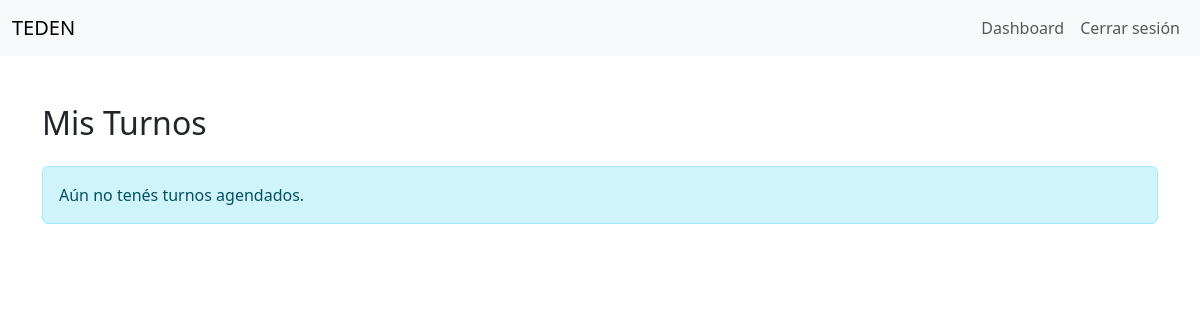
The page /turnos/mis-turnos/ (signed in) on the database as committed earlier.
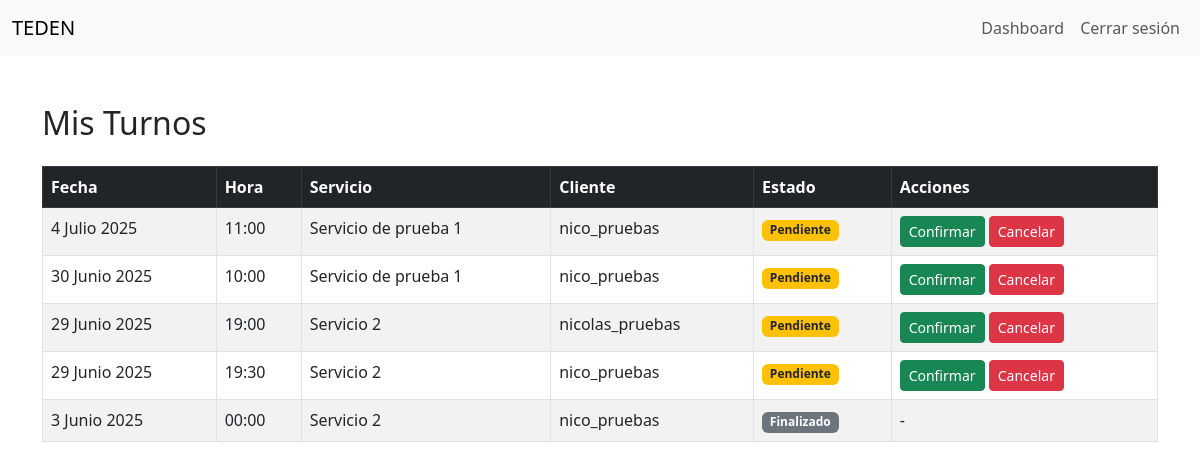
The same page on the database as committed later.
### appointments/models.py (models this page shows, shortened)
class Appointment(models.Model):
    STATUS_CHOICES = [
        ('pending', 'Pendiente'),
        ('confirmed', 'Confirmado'),
        ('cancelled', 'Cancelado'),
        ('completed', 'Finalizado'),
        ('no_show', 'No se presentó'),
        ('rescheduled', 'Reprogramado'),
        ('expired', 'Expirado'),
        ('refunded', 'Reembolsado'),
        ('disputed', 'En disputa'),
        ('awaiting_payment', 'Esperando pago'),
        ('payment_failed', 'Pago fallido'),
        ('payment_pending', 'Pago pendiente'),
        ('payment_refunded', 'Pago reembolsado'),
        ('payment_disputed', 'Pago en disputa'),
        ('payment_confirmed', 'Pago confirmado'),
        ('payment_cancelled', 'Pago cancelado'),
        ('payment_expired', 'Pago expirado'),
        ('payment_processing', 'Procesando pago'),
        ('payment_successful', 'Pago exitoso'),
        ('payment_failed_refund', 'Reembolso de pago fallido'),
        ('payment_successful_refund', 'Reembolso de pago exitoso'),
        ('payment_pending_refund', 'Reembolso de pago pendiente'),
        ('payment_disputed_refund', 'Reembolso de pago en disputa'),
        ('payment_confirmed_refund', 'Reembolso de pago confirmado'),
        ('payment_cancelled_refund', 'Reembolso de pago cancelado'),
        ('payment_expired_refund', 'Reembolso de pago expirado'),
        ('payment_processing_refund', 'Procesando reembolso de pago'),
        ('payment_successful_refund_confirmed', 'Reembolso de pago exitoso confirmado'),
    ]
    payment_status = models.CharField(
    max_length=20,
    choices=[('unpaid', 'No pagado'), ('paid', 'Pagado')],
    default='unpaid'
    )
    payment_id = models.CharField(max_length=100, blank=True, null=True)
    service = models.ForeignKey(Service, on_delete=models.CASCADE, related_name='appointments')
    user = models.ForeignKey(User, on_delete=models.CASCADE, related_name='appointments')
    date = models.DateField()
    time = models.TimeField()
    status = models.CharField(max_length=50, choices=STATUS_CHOICES, default='pending')
    notes = models.TextField(blank=True)
    created_at = models.DateTimeField(auto_now_add=True)

class Service(models.Model):
    vendor = models.ForeignKey(User, on_delete=models.CASCADE, related_name='services')
    title = models.CharField(max_length=100)
    description = models.TextField()
    duration_minutes = models.PositiveIntegerField(default=60)
    price = models.DecimalField(max_digits=10, decimal_places=2)
    is_active = models.BooleanField(default=True)

### users/models.py (models this page shows, shortened)
class User(AbstractUser):
    ofrece_servicios = models.BooleanField(default=False)
    email = models.EmailField(unique=True)
    ROLE_CHOICES = [
        ('buyer', 'Comprador'),
        ('seller', 'Vendedor'),
    ]
    role = models.CharField(max_length=10, choices=ROLE_CHOICES, blank=True, null=True)
    bio = models.TextField(blank=True)
    profile_picture = models.ImageField(upload_to='profiles/', blank=True, null=True)
    cuit_cuil = models.CharField(max_length=20, blank=True, null=True)
    direccion = models.CharField(max_length=255, blank=True, null=True)
    provincia = models.CharField(max_length=100, blank=True, null=True)
    pais = models.CharField(max_length=100, blank=True, null=True)
    codigo_postal = models.CharField(max_length=20, blank=True, null=True)
    telefono = models.CharField(max_length=20, blank=True, null=True)

### appointments/views.py (the view)
# urls.py: path('mis-turnos/', views.seller_appointments, name='seller_appointments'),
@login_required
def seller_appointments(request):
    appointments = Appointment.objects.filter(
        service__vendor=request.user
    ).select_related('service', 'user').order_by('-date', 'time')
    return render(request, 'appointments/seller_dashboard.html', {
        'appointments': appointments
    })

### appointments/templates/appointments/seller_dashboard.html
{% extends 'users/base.html' %}
{% load widget_tweaks %}
{% block content %}
<div class="container mt-5">
  <h2 class="mb-4">Mis Turnos</h2>
  {% if appointments %}
    <table class="table table-bordered table-striped">
      <thead class="table-dark">
        <tr>
          <th>Fecha</th>
          <th>Hora</th>
          <th>Servicio</th>
          <th>Cliente</th>
          <th>Estado</th>
          <th>Acciones</th>
        </tr>
      </thead>
      <tbody>
        {% for app in appointments %}
        <tr>
          <td>{{ app.date }}</td>
          <td>{{ app.time }}</td>
          <td>{{ app.service.title }}</td>
          <td>{{ app.user.username }}</td>
          <td>
            <span class="badge
              {% if app.status == 'pending' %}bg-warning text-dark
              {% elif app.status == 'confirmed' %}bg-success
              {% elif app.status == 'cancelled' %}bg-danger
              {% else %}bg-secondary
              {% endif %}">
              {{ app.get_status_display }}
            </span>
          </td>
          <td>
            {% if app.status == 'pending' %}
              <a href="{% url 'change_appointment_status' app.id 'confirmed' %}" class="btn btn-sm btn-success">Confirmar</a>
              <a href="{% url 'change_appointment_status' app.id 'cancelled' %}" class="btn btn-sm btn-danger">Cancelar</a>
            {% elif app.status == 'confirmed' %}
              <a href="{% url 'change_appointment_status' app.id 'completed' %}" class="btn btn-sm btn-secondary">Finalizar</a>
              <a href="{% url 'change_appointment_status' app.id 'cancelled' %}" class="btn btn-sm btn-danger">Cancelar</a>
            {% else %}
              -
            {% endif %}
          </td>
        </tr>
        {% endfor %}
      </tbody>
    </table>
  {% else %}
    <div class="alert alert-info">Aún no tenés turnos agendados.</div>
  {% endif %}
</div>
{% endblock %}

Rows that differ between the two databases and show on the page:
added Appointment: date "4 Julio 2025", time "11:00", service "Servicio de prueba 1", user.username "nico_pruebas", status "Pendiente", shows "Confirmar"
added Appointment: date "30 Junio 2025", time "10:00", service "Servicio de prueba 1", user.username "nico_pruebas", status "Pendiente", shows "Confirmar"
added Appointment: date "29 Junio 2025", time "19:00", service "Servicio 2", user.username "nicolas_pruebas", status "Pendiente", shows "Confirmar"
added Appointment: date "29 Junio 2025", time "19:30", service "Servicio 2", user.username "nico_pruebas", status "Pendiente", shows "Confirmar"
added Appointment: date "3 Junio 2025", time "00:00", service "Servicio 2", user.username "nico_pruebas", status "Finalizado"
Other text that changed with them:
text no longer shown: "Aún no tenés turnos agendados."
text now shown: "Fecha Hora Servicio Cliente Estado Acciones"
